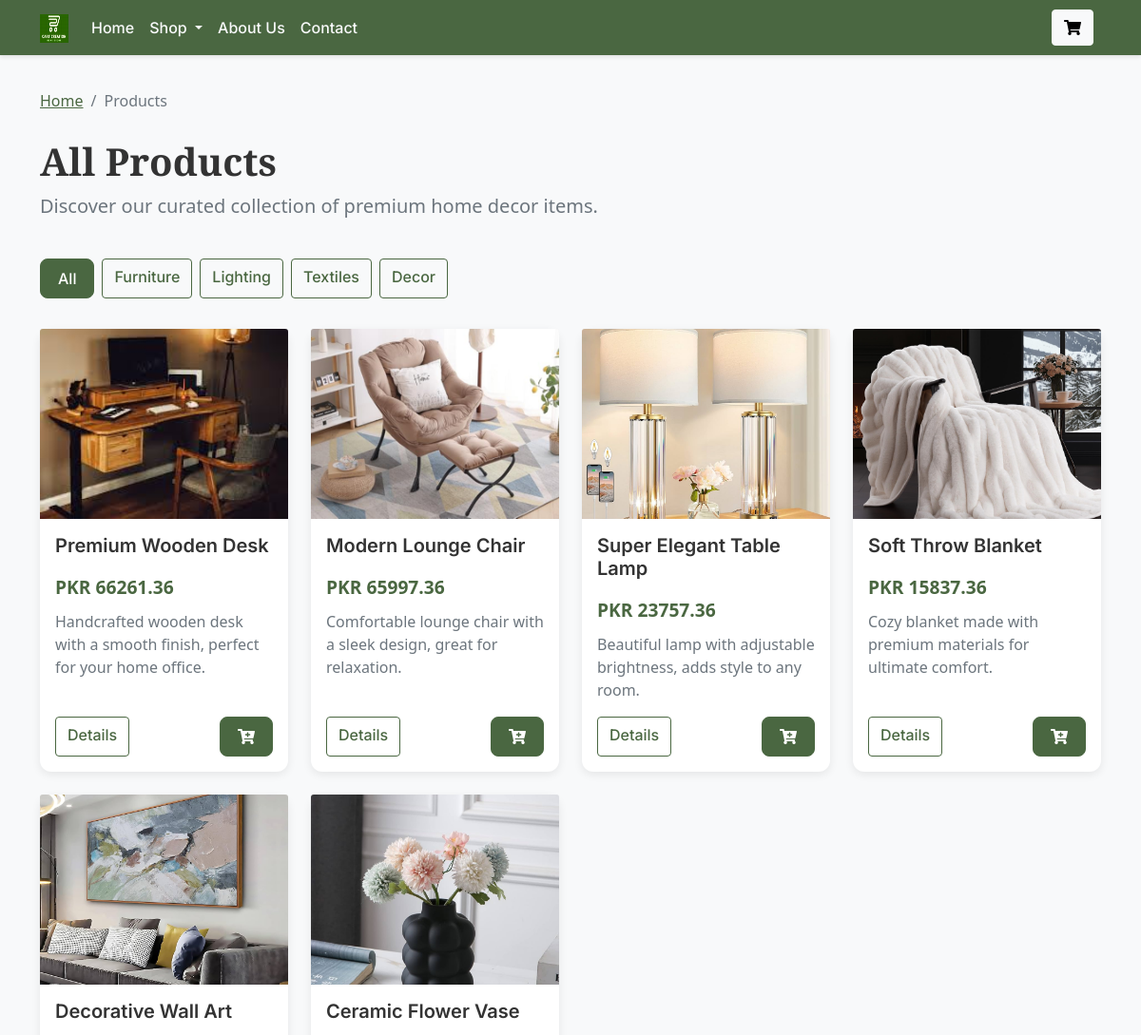
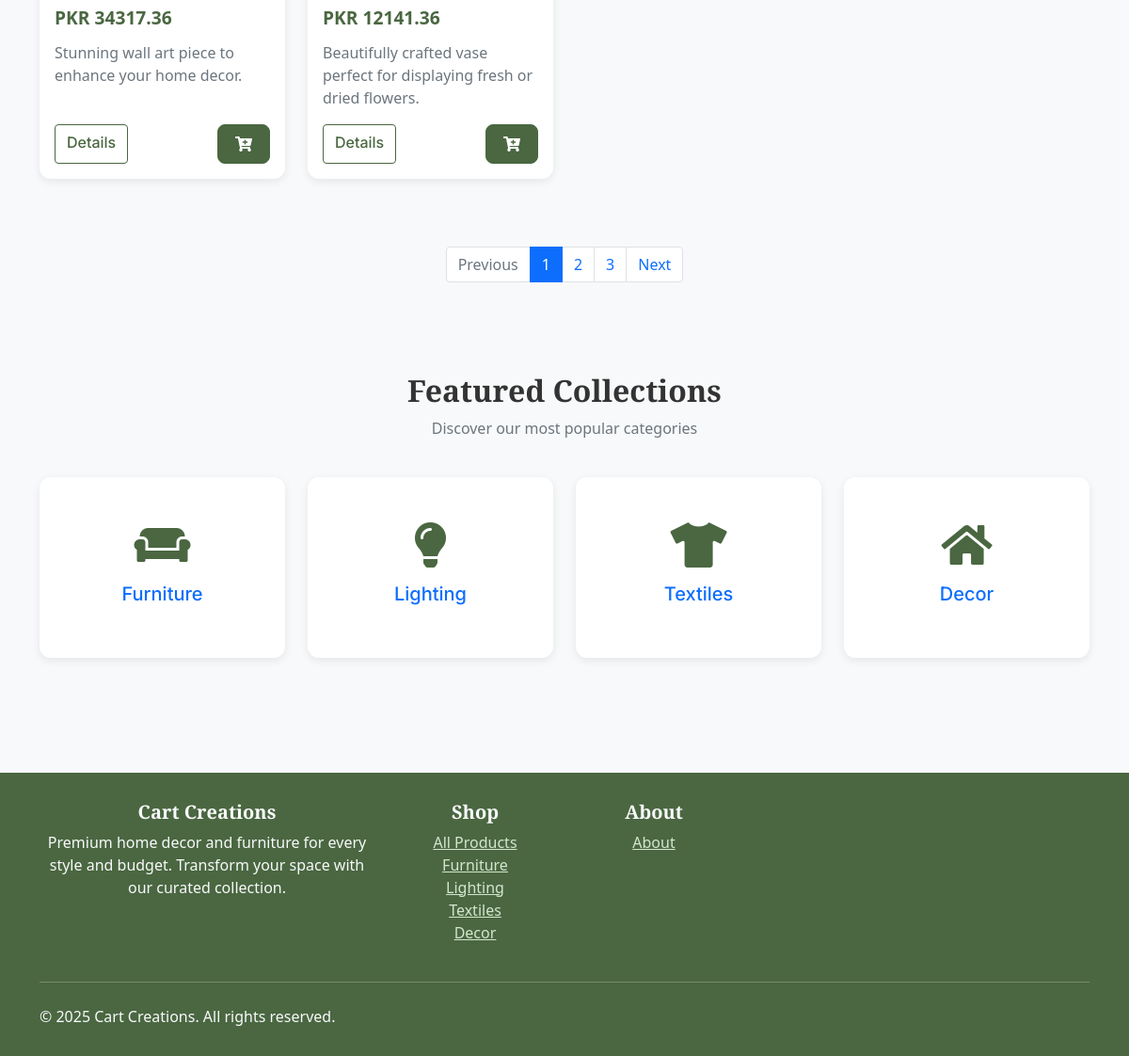
Page /products on the committed database (2 pictures, top to bottom).
### tables this page shows
CREATE TABLE products (
            id INTEGER PRIMARY KEY AUTOINCREMENT,
            name TEXT NOT NULL,
            price REAL NOT NULL,
            description TEXT,
            image TEXT,
            category TEXT
        );

### app.py (the view)
@app.route('/products')
def products():
    PRODUCTS = get_products()
    category = request.args.get('category')
    if category:
        filtered_products = [p for p in PRODUCTS if p[5] == category]
        return render_template('products.html', products=filtered_products, categories=CATEGORIES, current_category=category)
    return render_template('products.html', products=PRODUCTS, categories=CATEGORIES)

### app.py (called while the page is built)
def get_products():
    conn = sqlite3.connect(DB_PATH)
    cursor = conn.cursor()
    cursor.execute("SELECT * FROM products")
    products = cursor.fetchall()
    conn.close()
    return products

### templates/products.html (shortened to what this page needs)
{% extends 'base.html' %}
{% block content %}
<div class="container py-4">
    <nav aria-label="breadcrumb">
        <ol class="breadcrumb">
            <li class="breadcrumb-item"><a href="{{ url_for('home') }}">Home</a></li>
            <li class="breadcrumb-item active">Products</li>
        </ol>
    </nav>
    <div class="row align-items-center">
        <div class="col-md-8">
            <h1>{% if current_category %}{{ current_category|title }}{% else %}All Products{% endif %}</h1>
            <p class="lead text-muted">Discover our curated collection of premium home decor items.</p>
        </div>
    </div>
</div>
<div class="container mb-4">
    <div class="row">
        <div class="col-12">
            <div class="d-flex flex-wrap">
                <a href="{{ url_for('products') }}" class="btn {% if not current_category %}btn-primary{% else %}btn-outline-primary{% endif %} me-2 mb-2">All</a>
                {% for category in categories %}
                <a href="{{ url_for('products', category=category) }}" class="btn {% if current_category == category %}btn-primary{% else %}btn-outline-primary{% endif %} me-2 mb-2">{{ category|title }}</a>
                {% endfor %}
            </div>
        </div>
    </div>
</div>
<div class="container mb-5">
    <div class="row">
        {% if products %}
            {% for product in products %}
            <div class="col-md-4 col-lg-3 mb-4">
                <div class="card product-card h-100">
                    <img src="{{ url_for('static', filename='images/' + (product[4]|string)) }}" class="card-img-top product-img" alt="{{ product.name }}">
                    <div class="card-body">
                        <h5 class="card-title">{{ product[1] }}</h5>
                        <div class="price">PKR {{ "%.2f"|format(product[2] * 264 )}}  </div>
                        <p class="card-text text-muted">{{ product[3]|truncate(80) }}</p>
                        <div class="d-flex mt-auto">
                            <a href="{{ url_for('product_detail', product_id=product[0]) }}" class="btn btn-outline-primary me-2">Details</a>
                            <form action="{{ url_for('add_to_cart') }}" method="post" class="ms-auto">
                                <button type="submit" class="btn btn-primary btn-add-to-cart">
                                    <i class="fas fa-cart-plus"></i>
                                </button>
                            </form>
                        </div>
                    </div>
                </div>
            </div>
            {% endfor %}
        {% endif %}
    </div>
</div>
<div class="container mb-5">
    <nav aria-label="Page navigation">
        <ul class="pagination justify-content-center">
            <li class="page-item disabled">
                <a class="page-link" href="#" tabindex="-1" aria-disabled="true">Previous</a>
            </li>
            <li class="page-item active"><a class="page-link" href="#">1</a></li>
            <li class="page-item"><a class="page-link" href="#">2</a></li>
            <li class="page-item"><a class="page-link" href="#">3</a></li>
            <li class="page-item">
                <a class="page-link" href="#">Next</a>
            </li>
        </ul>
    </nav>
</div>
<section class="bg-light py-5 mb-5">
    <div class="container">
        <div class="row mb-4">
            <div class="col-12">
                <h2 class="text-center">Featured Collections</h2>
                <p class="text-center text-muted">Discover our most popular categories</p>
            </div>
        </div>
        <div class="row">
            {% for category in categories %}
            <div class="col-md-3 mb-4">
                <a href="{{ url_for('products', category=category) }}" class="text-decoration-none">
                    <div class="card text-center h-100">
                        <div class="card-body py-5">
                            <i class="fas
                            {% if category == 'furniture' %}fa-couch
                            {% elif category == 'lighting' %}fa-lightbulb
                            {% elif category == 'textiles' %}fa-tshirt
                            {% elif category == 'decor' %}fa-home
                            {% endif %} fa-3x mb-3" style="color: var(--primary-color);"></i>
                            <h5 class="card-title">{{ category|title }}</h5>
                        </div>
                    </div>
                </a>
            </div>
            {% endfor %}
        </div>
    </div>
</section>
{% endblock %}

### templates/base.html (shortened to what this page needs)
<!DOCTYPE html>
<html lang="en">
<head>
    <link href="https://cdnjs.cloudflare.com/ajax/libs/bootstrap/5.0.2/css/bootstrap.min.css" rel="stylesheet">
    <link href="https://cdnjs.cloudflare.com/ajax/libs/font-awesome/5.15.3/css/all.min.css" rel="stylesheet">
    <link rel="stylesheet" href="{{ url_for('static', filename='css/style.css') }}">
    <link href="https://cdn.jsdelivr.net/npm/aos@2.3.4/dist/aos.css" rel="stylesheet">
</head>
<body>
    <nav class="navbar navbar-expand-lg navbar-dark sticky-top">
        <div class="container">
            <a class="navbar-brand" href="{{ url_for('home') }}"><img src="/static/images/logo.PNG" width="30px" height="30px"></a>
            <div class="collapse navbar-collapse" id="navbarNav">
                <ul class="navbar-nav me-auto">
                    <li class="nav-item">
                        <a class="nav-link {% if request.path == url_for('home') %}active{% endif %}"
                            href="{{ url_for('home') }}">Home</a>
                    </li>
                    <li class="nav-item dropdown">
                        <a class="nav-link dropdown-toggle {% if request.path == url_for('products') %}active{% endif %}"
                            href="#" id="navbarDropdown" role="button" data-bs-toggle="dropdown">
                            Shop
                        </a>
                    </li>
                    <li class="nav-item">
                        <a class="nav-link {% if request.path == url_for('about') %}active{% endif %}"
                            href="{{ url_for('about') }}">About Us</a>
                    </li>
                    <li class="nav-item">
                        <a class="nav-link {% if request.path == url_for('contact') %}active{% endif %}"
                            href="{{ url_for('contact') }}">Contact</a>
                    </li>
                </ul>
                <div class="d-flex">
                    <a href="{{ url_for('cart') }}" class="btn btn-light me-2 cart-badge">
                        <i class="fas fa-shopping-cart"></i>
                    </a>
                </div>
            </div>
        </div>
    </nav>
    {% block content %}{% endblock %}
    <footer class="footer">
        <div class="container">
            <div class="row">
                <div class="col-md-4 mb-4 mb-md-0">
                    <h5>Cart Creations</h5>
                    <p>Premium home decor and furniture for every style and budget. Transform your space with our
                        curated collection.</p>
                </div>
                <div class="col-md-2 mb-4 mb-md-0">
                    <h5>Shop</h5>
                    <ul class="list-unstyled">
                        <li><a href="{{ url_for('products') }}">All Products</a></li>
                        {% for category in categories %}
                        <li><a href="{{ url_for('products', category=category) }}">{{ category|title }}</a></li>
                        {% endfor %}
                    </ul>
                </div>
                <div class="col-md-2 mb-4 mb-md-0">
                    <h5>About</h5>
                    <ul class="list-unstyled">
                        <li><a href="{{ url_for('about') }}">About</a></li>
                    </ul>
                </div>
            </div>
            <hr class="my-4" style="border-color: rgba(255,255,255,0.1);">
            <div class="row align-items-center">
                <div class="col-md-6 text-center text-md-start">
                    <p class="mb-md-0">© 2025 Cart Creations. All rights reserved.</p>
                </div>
            </div>
        </div>
    </footer>
</body>
</html>

### static/css/style.css (style rules this page uses)
body { font-family: 'Inter', sans-serif; background-color: #f9f9fb; color: #333; }
.navbar { box-shadow: 0 2px 6px rgba(0, 0, 0, 0.06); }
h1, h2, h3, h4, h5 { font-weight: 600; }
.card { border: none; border-radius: 12px; box-shadow: 0 2px 12px rgba(0, 0, 0, 0.05); transition: transform 0.2s ease; }
.breadcrumb { background-color: transparent; padding-left: 0; }
.btn-primary, .btn-outline-secondary { border-radius: 8px; padding: 8px 18px; transition: 0.3s ease; }
footer { margin-top: 40px; padding: 20px 0; background-color: #f1f1f1; color: #777; text-align: center; }
body { font-family: 'Inter', sans-serif; color: #333; }
h1, h2, h3, h4, h5, h6 { font-family: 'Playfair Display', serif; font-weight: 600; }
.btn, .nav-link, .card-title { font-family: 'Inter', sans-serif; font-weight: 500; }
section { padding-top: 5rem; padding-bottom: 5rem; }

### templates/base.html (style rules this page uses)
:root { --primary-color: #4a6741; --secondary-color: #738f69; --accent-color: #9cb395; --light-accent: #d4e6ce; --dark-text: #333; --light-text: #f8f9fa; }
body { font-family: 'Segoe UI', Tahoma, Geneva, Verdana, sans-serif; color: var(--dark-text); background-color: #f8f9fa; }
.navbar { background-color: var(--primary-color); box-shadow: 0 2px 4px rgba(0, 0, 0, 0.1); }
.navbar-brand { font-weight: 700; color: white !important; }
.nav-link { color: var(--light-text) !important; font-weight: 500; transition: all 0.3s ease; }
.btn-primary { background-color: var(--primary-color); border-color: var(--primary-color); }
.btn-outline-primary { color: var(--primary-color); border-color: var(--primary-color); }
.card { border: none; box-shadow: 0 3px 10px rgba(0, 0, 0, 0.08); transition: transform 0.3s ease; }
.product-img { height: 200px; object-fit: cover; }
.footer { background-color: var(--primary-color); color: var(--light-text); padding: 30px 0; margin-top: 50px; }
.footer a { color: var(--light-accent); transition: color 0.3s ease; }
.product-card { height: 100%; display: flex; flex-direction: column; }
.product-card .card-body { flex-grow: 1; display: flex; flex-direction: column; }
.product-card .card-title { font-weight: 600; }
.product-card .price { color: var(--primary-color); font-weight: 700; font-size: 1.2rem; margin: 10px 0; }
.product-card .btn-add-to-cart { margin-top: auto; }
.cart-badge { position: relative; }
.breadcrumb { background-color: transparent; padding: 0.75rem 0; }
.breadcrumb-item a { color: var(--primary-color); }

### rows in the picture
products: image (picture), name "Premium Wooden Desk", product[2]*264 "66261.36", description "Handcrafted wooden desk with a smooth finish, perfect for your home office."
products: image (picture), name "Modern Lounge Chair", product[2]*264 "65997.36", description "Comfortable lounge chair with a sleek design, great for relaxation."
products: image (picture), name "Super Elegant Table Lamp", product[2]*264 "23757.36", description "Beautiful lamp with adjustable brightness, adds style to any room."
products: image (placeholder picture), name "Soft Throw Blanket", product[2]*264 "15837.36", description "Cozy blanket made with premium materials for ultimate comfort."
products: image (picture), name "Decorative Wall Art", product[2]*264 "34317.36", description "Stunning wall art piece to enhance your home decor."
products: image (picture), name "Ceramic Flower Vase", product[2]*264 "12141.36", description "Beautifully crafted vase perfect for displaying fresh or dried flowers."

### other values in the picture
{{ category|title }} "Furniture" "Lighting" "Textiles" "Decor"
